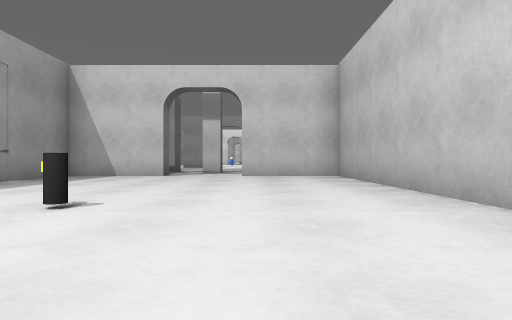
view 1 (above)

20 first-person views from a walk through a Gazebo world. The camera is 0.72 m above the floor, looks level and sees 75° across. The floor is counted in squares, 2 m on a side. Each view is taken from the middle of a square. On the plan, view 1 faces up. The plan holds only what a view shows up to about 9 squares ahead; the rest is blank. The place goes on beyond the plan.

view 2
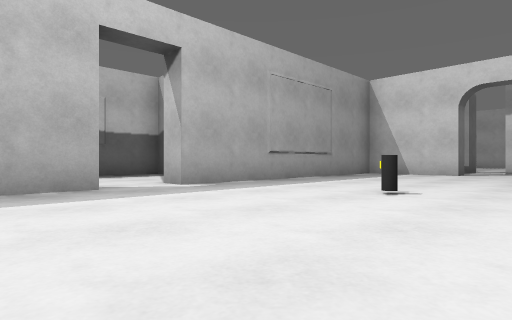

view 3
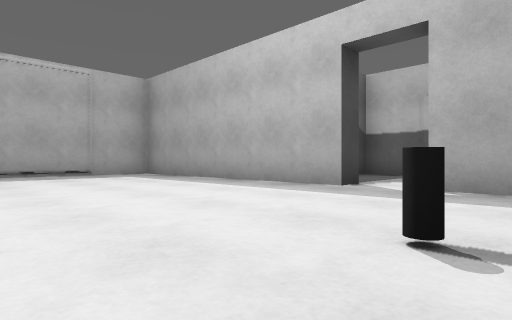

view 4
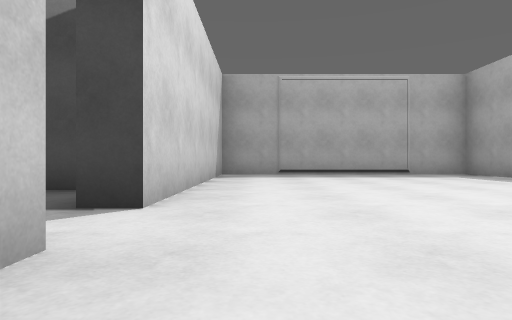

view 5
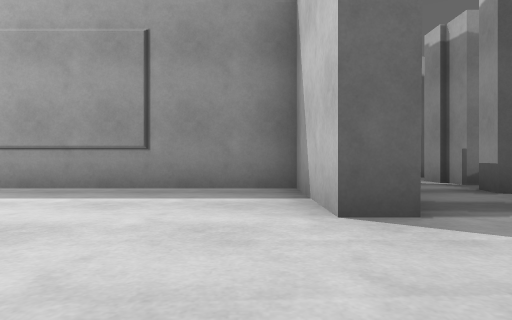

view 6
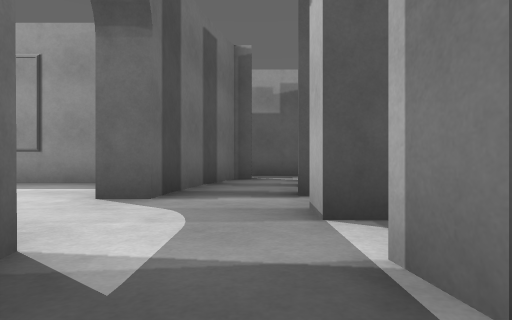

view 7
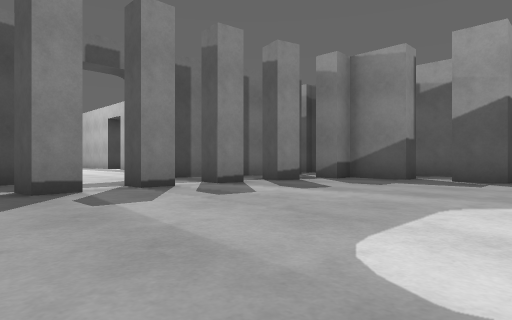

view 8
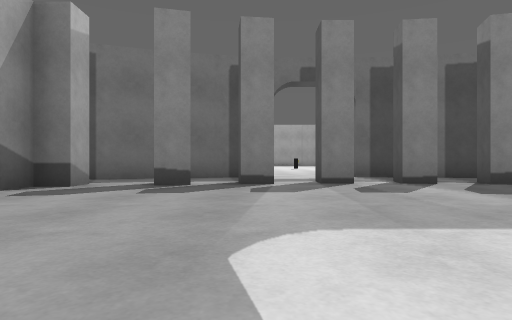

view 9
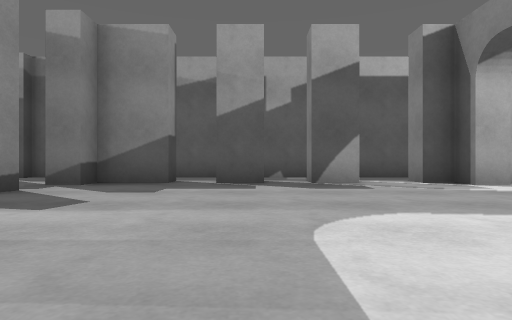

view 10
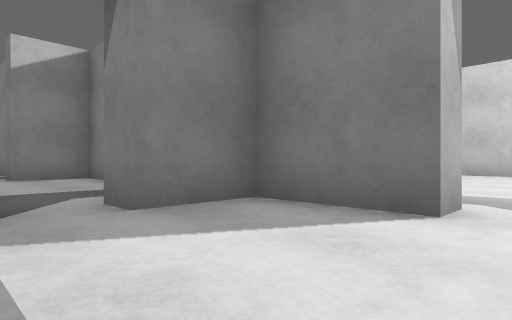

view 11
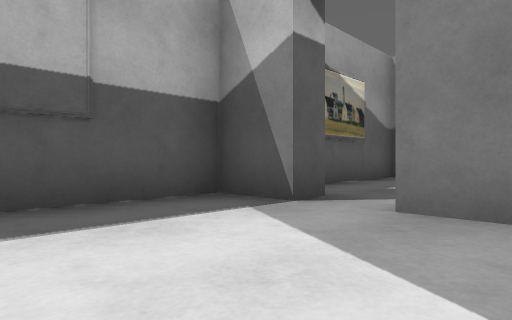

view 12
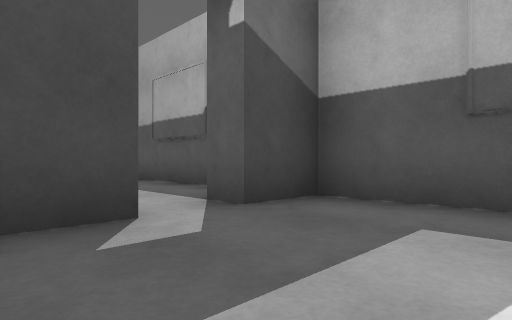

view 13
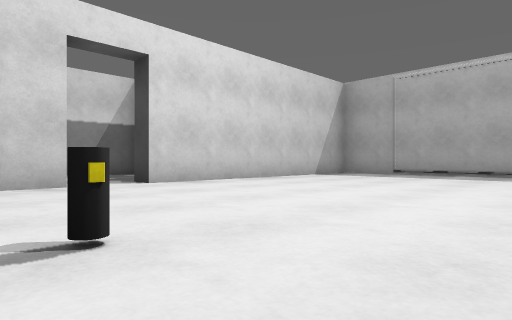

view 14
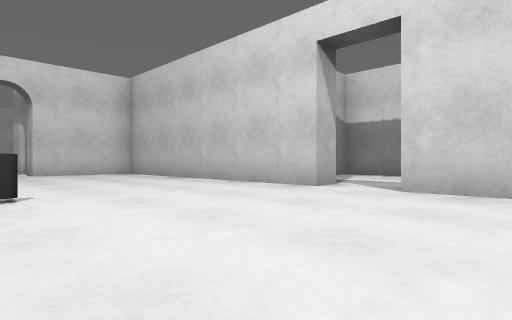

view 15
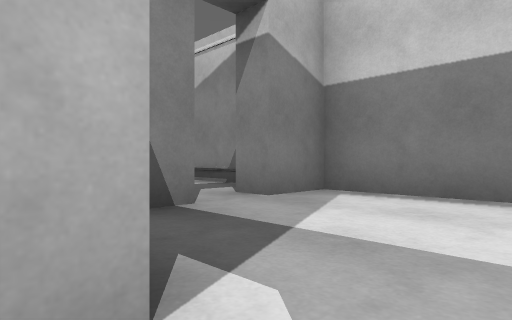

view 16
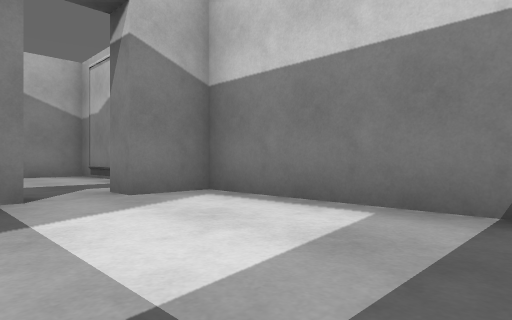

view 17
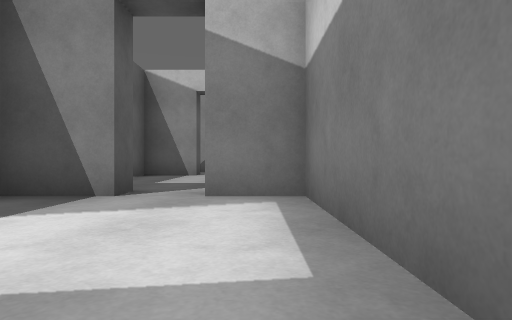

view 18
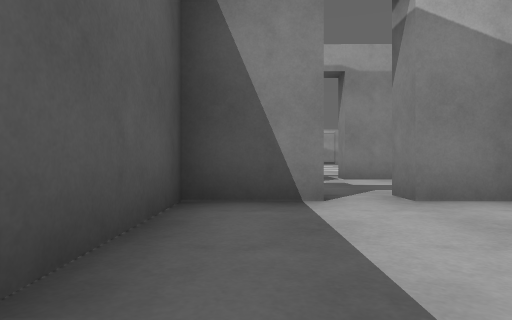

view 19
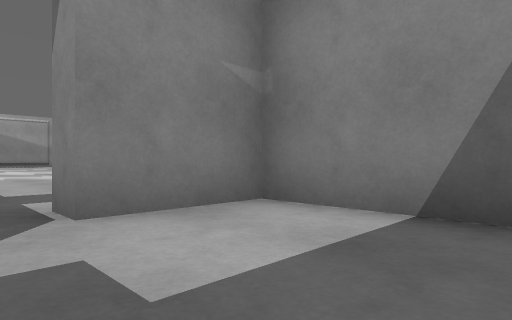

view 20
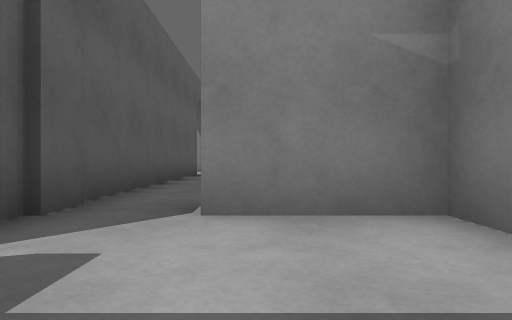

### Floor plan
Ten units are one square. View 1 is at (0, 0); x grows to the right and y downward. Boxes are objects, and circles mark ways between rooms. Rooms are numbered by the first view taken in them; rooms with no view inside come last. Other rooms are left out.
<svg viewBox="-105 -179 172 236">
<path fill="none" stroke="#000" d="M18 -17 18 -75 -3 -75M-42 -5 -42 52 18 52 18 -5M-21 -75 -42 -75 -42 -17M19 -85 31 -89M2 -100 3 -95 -2 -95M-3 -81 13 -83M25 -100 25 -105M-53 -148 -53 -139M-53 -161 -53 -156M-53 -131 -53 -124M-48 -166 -48 -161M-53 -116 -53 -105M-40 -102 -35 -101M-15 -99 -10 -99M-3 -100 2 -100M8 -102 14 -103M35 -174 35 -124M30 -105 30 -111M-42 -17 -47 -17 -47 -33 -59 -33 -59 -39M-48 -5 -42 -5M-69 -39 -69 -33 -79 -33 -79 10 -69 10M-60 10 -52 10M24 -17 18 -17M31 10 36 10M18 -5 24 -5M35 -33 24 -33M55 10 55 -33 45 -33M36 -79 23 -79 23 -58M55 -47 55 -79 45 -79M35 -39 35 -33M45 -33 45 -39M62 -92 62 -112 45 -112 45 -118M45 -79 45 -85M35 -124 35 -109M-10 -94 -15 -94M-27 -81 -21 -80 -21 -75M-35 -101 -36 -96 -42 -97M-2 -95 -3 -100M-39 -82 -26 -80M-3 -75 -3 -81M-50 -85 -38 -82M-48 -105 -48 -100M-53 -90 -53 -85M-53 -156 -58 -156M-53 -139 -58 -139M-69 -163 -69 -126M-48 -161 -53 -161M-58 -116 -53 -116M-53 -105 -48 -105M-48 -100 -57 -100 -57 -105M-69 -126 -69 -84"/>
<rect x="-15" y="-35" width="10" height="10" fill="#bbb"><title>marker</title></rect>
<circle cx="-40" cy="-10" r="3" fill="#2a7"/>
<circle cx="20" cy="-10" r="3" fill="#2a7"/>
<circle cx="-15" cy="-80" r="3" fill="#2a7"/>
<circle cx="20" cy="-100" r="3" fill="#2a7"/>
<circle cx="30" cy="-90" r="3" fill="#2a7"/>
<circle cx="5" cy="-90" r="3" fill="#2a7"/>
<circle cx="40" cy="-120" r="3" fill="#2a7"/>
<circle cx="-25" cy="-100" r="3" fill="#2a7"/>
<circle cx="-5" cy="-100" r="3" fill="#2a7"/>
<circle cx="-50" cy="-150" r="3" fill="#2a7"/>
<circle cx="-60" cy="-160" r="3" fill="#2a7"/>
<circle cx="-50" cy="-120" r="3" fill="#2a7"/>
<circle cx="40" cy="-40" r="3" fill="#2a7"/>
<circle cx="40" cy="-80" r="3" fill="#2a7"/>
<circle cx="-50" cy="-90" r="3" fill="#2a7"/>
<circle cx="-60" cy="-135" r="3" fill="#2a7"/>
<text x="-10" y="-10">1</text>
<text x="10" y="-90">2</text>
<text x="-100" y="-150">3</text>
<text x="-60" y="-20">4</text>
<text x="40" y="-10">5</text>
<text x="40" y="-60">6</text>
<text x="50" y="-100">7</text>
<text x="-20" y="-90">8</text>
<text x="-60" y="-150">9</text>
<text x="-60" y="-110">10</text>
</svg>
Room 1 opens to room 4. Room 1 opens to room 5. Room 1 opens to room 8. Room 2 opens to room 3. Room 2 opens to room 7. Room 2 opens to room 8. Room 3 opens to room 7. Room 3 opens to room 8. Room 3 opens to room 9. Room 3 opens to room 10. Room 5 opens to room 6. Room 6 opens to room 7. Room 8 opens to room 10. Room 9 opens to room 10.

Where each view was taken, in squares from view 1:
view 1: 0 up, 0 right, facing up
view 2: 1 down, 0 right, facing up-left
view 3: 3 up, 0 right, facing down-left
view 4: 3 up, 1 right, facing down
view 5: 7 up, 0 right, facing left
view 6: 9 up, 1 right, facing left
view 7: 14 up, 1 right, facing down-left
view 8: 15 up, 0 right, facing down
view 9: 13 up, 0 right, facing left
view 10: 1 up, 7 left, facing up-right
view 11: 1 up, 5 left, facing up-left
view 12: 1 up, 5 left, facing down-left
view 13: 3 up, 3 left, facing down-right
view 14: 1 down, 2 left, facing up-right
view 15: 1 up, 2 right, facing up-right
view 16: 0 up, 3 right, facing up-right
view 17: 0 up, 5 right, facing up
view 18: 5 up, 3 right, facing up
view 19: 9 up, 4 right, facing up-right
view 20: 9 up, 5 right, facing up
